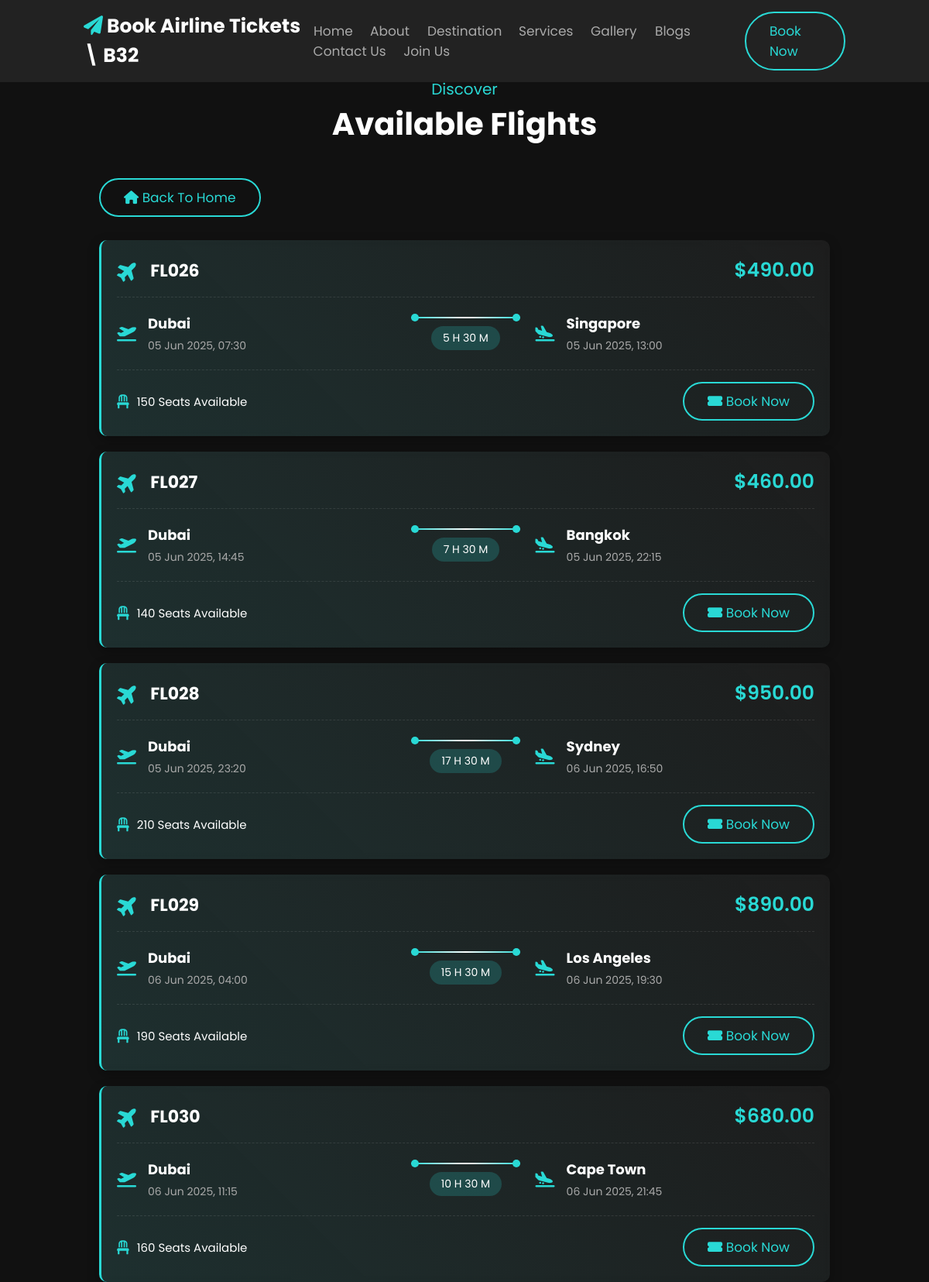
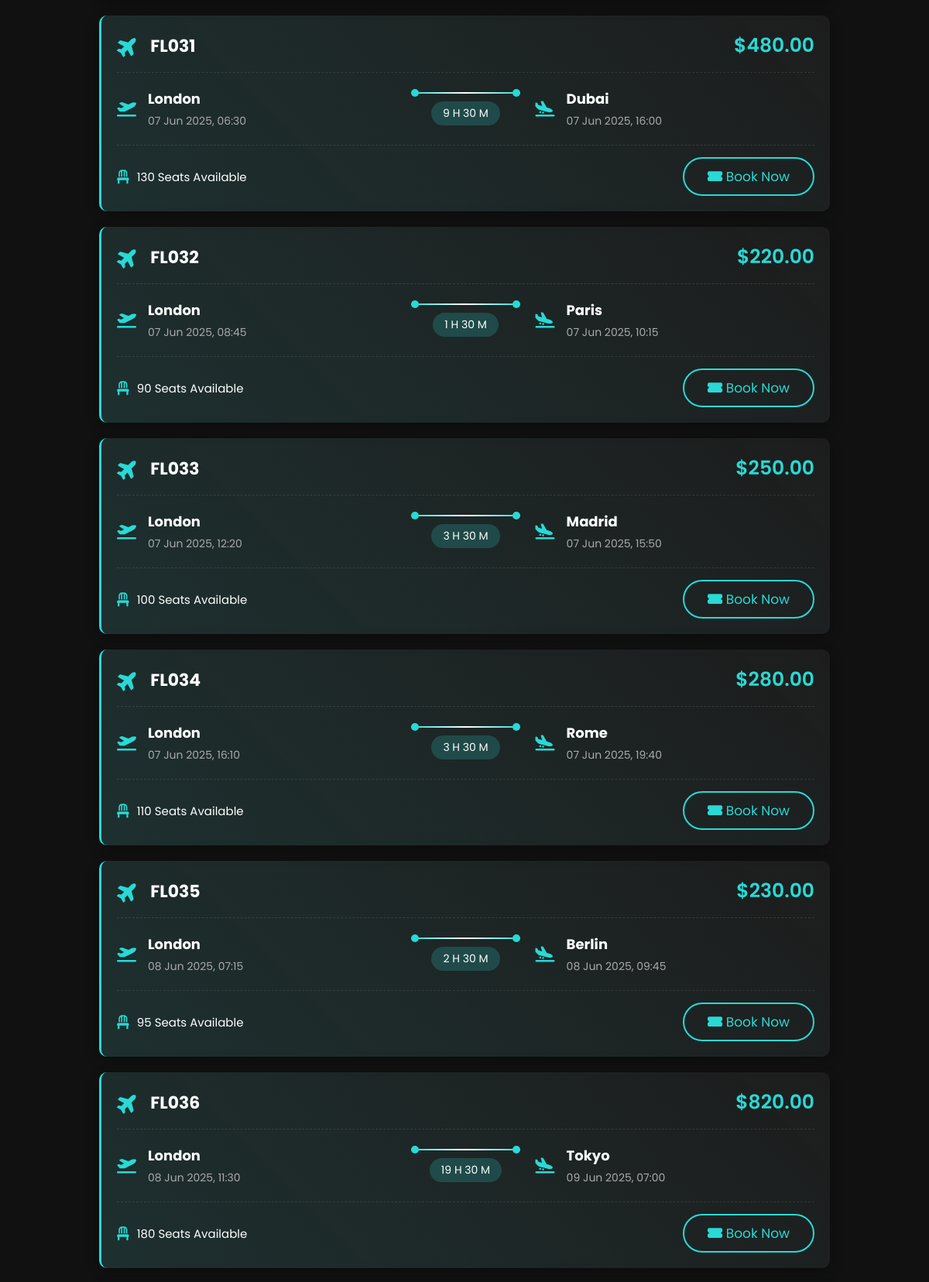
The page /php/direct_flights.php (upper part) on the database its author committed (2 pictures, top to bottom).
### tables this page shows
CREATE TABLE `flights` (
  `id` int(11) NOT NULL,
  `flight_number` varchar(20) NOT NULL,
  `departure` varchar(100) NOT NULL,
  `destination` varchar(100) NOT NULL,
  `departure_time` datetime NOT NULL,
  `arrival_time` datetime NOT NULL,
  `price` decimal(10,2) NOT NULL,
  `seats_available` int(11) NOT NULL
);

### php/direct_flights.php (the view, shortened to what this page needs)
<?php
include 'db.php';
$sql = "SELECT * FROM flights ORDER BY departure_time ASC";
$result = $conn->query($sql);
?>
<!DOCTYPE html>
<html lang="en">
<head>
    <link rel="stylesheet" href="../css/style.css">
    <link rel="stylesheet" href="../css/direct_flights.css">
    <link rel="stylesheet" href="https://cdnjs.cloudflare.com/ajax/libs/font-awesome/6.0.0-beta3/css/all.min.css">
    <link rel="stylesheet" href="https://cdnjs.cloudflare.com/ajax/libs/aos/2.3.4/aos.css">
</head>
<body>
    <?php include 'header.php'; ?>
    <section class="flights-section">
        <div class="heading" data-aos="fade-up" data-aos-delay="150">
            <span>discover</span>
            <h1>Available Flights</h1>
        </div>
        <div class="container">
            <a href="../index.html" class="btn" data-aos="fade-up" data-aos-delay="300"><i class="fas fa-home"></i> Back to Home</a>
            <div class="flight-container">
                <?php if ($result && $result->num_rows > 0): ?>
                    <?php $delay = 300; $count = 0; while($flight = $result->fetch_assoc()): $count++; $delay += 150; ?>
                        <div class="flight-card" data-aos="fade-up" data-aos-delay="<?php echo $delay; ?>">
                            <div class="flight-header">
                                <div class="flight-number">
                                    <i class="fas fa-plane"></i>
                                    <h3><?php echo $flight['flight_number']; ?></h3>
                                </div>
                                <div class="flight-price">
                                    <span>$<?php echo $flight['price']; ?></span>
                                </div>
                            </div>
                            <div class="flight-route">
                                <div class="departure">
                                    <i class="fas fa-plane-departure"></i>
                                    <div>
                                        <h4><?php echo $flight['departure']; ?></h4>
                                        <p><?php echo date('d M Y, H:i', strtotime($flight['departure_time'])); ?></p>
                                    </div>
                                </div>
                                <div class="route-line">
                                    <div class="line"></div>
                                    <div class="duration">
                                        <?php
                                            $departure = new DateTime($flight['departure_time']);
                                            $arrival = new DateTime($flight['arrival_time']);
                                            $interval = $departure->diff($arrival);
                                            echo $interval->format('%h h %i m');
                                        ?>
                                    </div>
                                </div>
                                <div class="arrival">
                                    <i class="fas fa-plane-arrival"></i>
                                    <div>
                                        <h4><?php echo $flight['destination']; ?></h4>
                                        <p><?php echo date('d M Y, H:i', strtotime($flight['arrival_time'])); ?></p>
                                    </div>
                                </div>
                            </div>
                            <div class="flight-details">
                                <div class="seats">
                                    <i class="fas fa-chair"></i>
                                    <span><?php echo $flight['seats_available']; ?> seats available</span>
                                </div>
                                <a href="../booking.html" class="btn" onclick="saveFlightData(<?php echo htmlspecialchars(json_encode($flight)); ?>)">
                                    <i class="fas fa-ticket-alt"></i> Book Now
                                </a>
                            </div>
                        </div>
                    <?php endwhile; ?>
                <?php endif; ?>
            </div>
        </div>
    </section>
</body>
</html>

### php/header.php (shortened to what this page needs)
<header class="header">
    <a data-aos="zoom-in-left" data-aos-delay="150" href="/Traveller-Site-main/index.html" class="logo"><i class="fas fa-paper-plane"></i>Book airline tickets \ B32</a>
    <nav class="navbar">
        <a data-aos="zoom-in-left" data-aos-delay="300" href="/Traveller-Site-main/index.html#home">Home</a>
        <a data-aos="zoom-in-left" data-aos-delay="450" href="/Traveller-Site-main/index.html#about">About</a>
        <a data-aos="zoom-in-left" data-aos-delay="600" href="/Traveller-Site-main/index.html#destination">Destination</a>
        <a data-aos="zoom-in-left" data-aos-delay="750" href="/Traveller-Site-main/index.html#services">Services</a>
        <a data-aos="zoom-in-left" data-aos-delay="900" href="/Traveller-Site-main/index.html#gallery">Gallery</a>
        <a data-aos="zoom-in-left" data-aos-delay="1050" href="/Traveller-Site-main/index.html#blogs">Blogs</a>
        <a data-aos="zoom-in-left" data-aos-delay="1200" href="/Traveller-Site-main/ContactUs.html">Contact Us</a>
        <a data-aos="zoom-in-left" data-aos-delay="1350" href="/Traveller-Site-main/login.html" id="join-us-btn">Join Us</a>
    </nav>
    <a data-aos="zoom-in-left" data-aos-delay="1500" href="/Traveller-Site-main/php/direct_flights.php" class="btn">Book Now</a>
</header>

### css/style.css (style rules this page uses)
* { font-family: 'Poppins', sans-serif; margin: 0; padding: 0; box-sizing: border-box; outline: none; border: none; text-decoration: none; text-transform: capitalize; transition: all .2s linear; }
html { font-size: 62.5%; overflow-x: hidden; scroll-behavior: smooth; scroll-padding-top: 9rem; }
body { background: #111; overflow-x: hidden; }
section { padding: 3rem 9%; }
.heading { text-align: center; margin-bottom: 2rem; }
.heading span { color: #29D9D5; font-size: 2rem; }
.heading h1 { font-size: 4rem; color: #fff; }
.btn { display: inline-block; padding: 1rem 3rem; font-size: 1.7rem; color: #29D9D5; border: 0.2rem solid #29D9D5; border-radius: 5rem; cursor: pointer; background: none; }
.header { position: fixed; top: 0; left: 0; right: 0; z-index: 1000; background: #222; display: flex; align-items: center; justify-content: space-between; padding: 1.5rem 9%; }
.header .navbar a { font-size: 1.7rem; color: #aaa; display: inline-block; margin: 0 1rem; }
.logo { font-size: 2.5rem; color: #fff; font-weight: bolder; }
.logo i { color: #29D9D5; padding-right: .5rem; }

### css/direct_flights.css (style rules this page uses)
.flights-section { padding-top: 10rem; padding-bottom: 5rem; background: #111; min-height: 100vh; }
.container { max-width: 120rem; margin: 0 auto; padding: 2rem; }
.flight-container { margin-top: 3rem; }
.flight-card { background: rgba(255, 255, 255, 0.05); backdrop-filter: blur(5px); border-radius: 1rem; padding: 2rem; margin: 2rem 0; box-shadow: 0 0.5rem 1.5rem rgba(0, 0, 0, 0.3); border-left: 0.3rem solid #29D9D5; transition: all 0.4s ease; position: relative; overflow: hidden; }
.flight-card::before { content: ''; position: absolute; top: 0; left: 0; width: 100%; height: 100%; background: linear-gradient(45deg, rgba(41, 217, 213, 0.1), transparent); z-index: -1; }
.flight-header { display: flex; justify-content: space-between; align-items: center; margin-bottom: 2rem; border-bottom: 0.1rem dashed rgba(255, 255, 255, 0.1); padding-bottom: 1.5rem; }
.flight-number { display: flex; align-items: center; }
.flight-number i { font-size: 2.5rem; color: #29D9D5; margin-right: 1.5rem; transform: rotate(-45deg); }
.flight-number h3 { color: #fff; font-size: 2.2rem; margin: 0; }
.flight-price span { font-size: 2.5rem; font-weight: 600; color: #29D9D5; }
.flight-route { display: flex; justify-content: space-between; align-items: center; margin: 2rem 0; position: relative; }
.departure, .arrival { display: flex; align-items: center; width: 40%; }
.departure i, .arrival i { font-size: 2rem; color: #29D9D5; margin-right: 1.5rem; }
.departure h4, .arrival h4 { color: #fff; font-size: 1.8rem; margin: 0 0 0.5rem 0; }
.departure p, .arrival p { color: #aaa; font-size: 1.4rem; margin: 0; }
.route-line { flex: 1; display: flex; flex-direction: column; align-items: center; padding: 0 2rem; }
.line { width: 100%; height: 0.2rem; background: linear-gradient(to right, #29D9D5, #fff, #29D9D5); position: relative; }
.line::before, .line::after { content: ''; position: absolute; width: 1rem; height: 1rem; background: #29D9D5; border-radius: 50%; top: 50%; transform: translateY(-50%); }
.line::before { left: 0; }
.line::after { right: 0; }
.duration { margin-top: 1rem; font-size: 1.4rem; color: #fff; background: rgba(41, 217, 213, 0.2); padding: 0.5rem 1.5rem; border-radius: 2rem; }
.flight-details { display: flex; justify-content: space-between; align-items: center; margin-top: 2rem; border-top: 0.1rem dashed rgba(255, 255, 255, 0.1); padding-top: 1.5rem; }
.seats { display: flex; align-items: center; }
.seats i { font-size: 1.8rem; color: #29D9D5; margin-right: 1rem; }
.seats span { font-size: 1.5rem; color: #fff; }
.flight-number i { animation: float 3s infinite ease-in-out; }

### rows shown on the page
flights: flight_number "FL026", price "490.00", departure "Dubai", departure_time "05 Jun 2025, 07:30", $interval->format('%h h %i m') "5 H 30 M", destination "Singapore", arrival_time "05 Jun 2025, 13:00", seats_available "150"
flights: flight_number "FL027", price "460.00", departure "Dubai", departure_time "05 Jun 2025, 14:45", $interval->format('%h h %i m') "7 H 30 M", destination "Bangkok", arrival_time "05 Jun 2025, 22:15", seats_available "140"
flights: flight_number "FL028", price "950.00", departure "Dubai", departure_time "05 Jun 2025, 23:20", $interval->format('%h h %i m') "17 H 30 M", destination "Sydney", arrival_time "06 Jun 2025, 16:50", seats_available "210"
flights: flight_number "FL029", price "890.00", departure "Dubai", departure_time "06 Jun 2025, 04:00", $interval->format('%h h %i m') "15 H 30 M", destination "Los Angeles", arrival_time "06 Jun 2025, 19:30", seats_available "190"
flights: flight_number "FL030", price "680.00", departure "Dubai", departure_time "06 Jun 2025, 11:15", $interval->format('%h h %i m') "10 H 30 M", destination "Cape Town", arrival_time "06 Jun 2025, 21:45", seats_available "160"
flights: flight_number "FL031", price "480.00", departure "London", departure_time "07 Jun 2025, 06:30", $interval->format('%h h %i m') "9 H 30 M", destination "Dubai", arrival_time "07 Jun 2025, 16:00", seats_available "130"
flights: flight_number "FL032", price "220.00", departure "London", departure_time "07 Jun 2025, 08:45", $interval->format('%h h %i m') "1 H 30 M", destination "Paris", arrival_time "07 Jun 2025, 10:15", seats_available "90"
flights: flight_number "FL033", price "250.00", departure "London", departure_time "07 Jun 2025, 12:20", $interval->format('%h h %i m') "3 H 30 M", destination "Madrid", arrival_time "07 Jun 2025, 15:50", seats_available "100"
flights: flight_number "FL034", price "280.00", departure "London", departure_time "07 Jun 2025, 16:10", $interval->format('%h h %i m') "3 H 30 M", destination "Rome", arrival_time "07 Jun 2025, 19:40", seats_available "110"
flights: flight_number "FL035", price "230.00", departure "London", departure_time "08 Jun 2025, 07:15", $interval->format('%h h %i m') "2 H 30 M", destination "Berlin", arrival_time "08 Jun 2025, 09:45", seats_available "95"
flights: flight_number "FL036", price "820.00", departure "London", departure_time "08 Jun 2025, 11:30", $interval->format('%h h %i m') "19 H 30 M", destination "Tokyo", arrival_time "09 Jun 2025, 07:00", seats_available "180"
